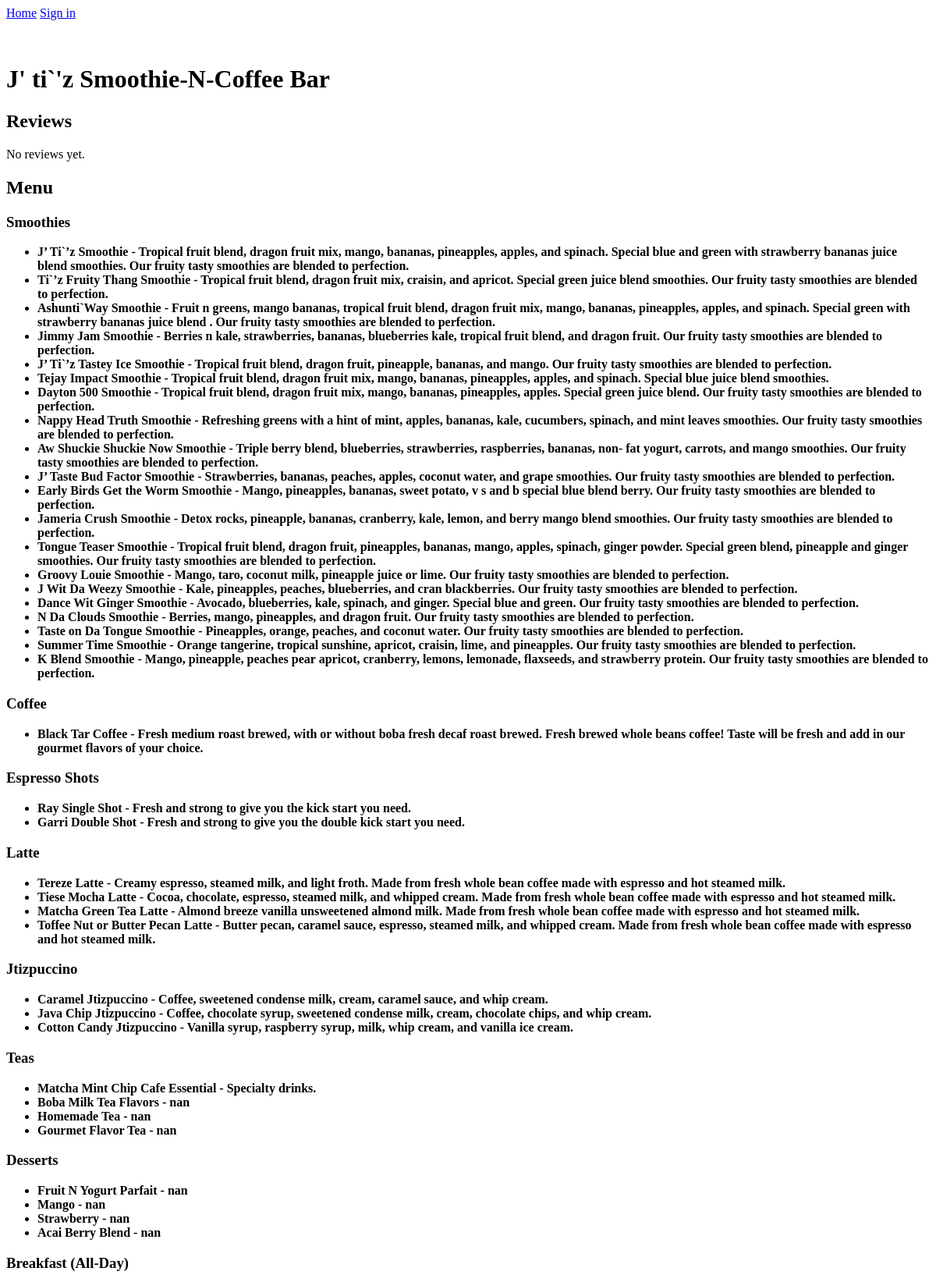
Screenshot of /restaurant/2 (upper part) with the database file from the repository.
### tables this page shows
CREATE TABLE restaurants (
    restaurant_id INTEGER PRIMARY KEY AUTOINCREMENT,
    name TEXT NOT NULL,
    category_id INTEGER,
    price_range TEXT,
    full_address TEXT,
    city TEXT,
    state TEXT,
    latitude REAL,
    longitude REAL,
    avg_rating REAL DEFAULT 0.00,
    total_reviews INTEGER DEFAULT 0,
    FOREIGN KEY (category_id) REFERENCES categories(category_id)
);

CREATE TABLE menu_items (
    item_id INTEGER PRIMARY KEY AUTOINCREMENT,
    restaurant_id INTEGER NOT NULL,
    menu_category_id INTEGER,
    name TEXT NOT NULL,
    description TEXT,
    price REAL,
    avg_rating REAL DEFAULT 0.00,
    total_reviews INTEGER DEFAULT 0,
    FOREIGN KEY (restaurant_id) REFERENCES restaurants(restaurant_id),
    FOREIGN KEY (menu_category_id) REFERENCES menu_categories(menu_category_id)
);

CREATE TABLE menu_categories (
    menu_category_id INTEGER PRIMARY KEY AUTOINCREMENT,
    restaurant_id INTEGER NOT NULL,
    name TEXT NOT NULL,
    FOREIGN KEY (restaurant_id) REFERENCES restaurants(restaurant_id)
);

### web/app.py (the view)
@app.route("/restaurant/<int:rid>")
def restaurant(rid):
    restaurant = db.get_restaurant_by_id(rid)
    menu = db.get_menu_by_restaurant(rid)
    reviews = db.get_reviews_for_restaurant(rid)
    menu_sections = {}
    for i in menu:
        sec = i.get("section") or "General"
        menu_sections.setdefault(sec, []).append(i)
    if not restaurant:
        flash("Restaurant not found.", "error")
        return redirect(url_for('home'))
    return render_template('restaurant.html', restaurant=restaurant, menu_sections=menu_sections, reviews=reviews)

### sqlQueries.py (called while the page is built)
def get_connection() -> sqlite3.Connection:
    conn = sqlite3.connect(DB_PATH)
    conn.row_factory = lambda cur, row: {
        col[0]: row[idx] for idx, col in enumerate(cur.description)
    } if cur.description else row
    conn.execute("PRAGMA foreign_keys = ON")
    return conn

def get_restaurant_by_id(rid: int) -> Optional[Dict]:
    try:
        with get_connection() as conn:
            cur = conn.execute("SELECT * FROM restaurants WHERE restaurant_id = ?", (rid,))
        return cur.fetchone()
    except sqlite3.Error as e:
        print(f"Error fetching restaurant by ID: {e}")
        return None
    finally:
        if conn:
            conn.close()

def get_menu_by_restaurant(rid: int) -> List[Dict]:
    try:
        with get_connection() as conn:
            cur = conn.execute("""
                SELECT mi.item_id, mi.name, mi.description, mi.price, mi.avg_rating, mi.total_reviews, mc.name AS section
                FROM menu_items mi
                INNER JOIN menu_categories mc ON mi.menu_category_id = mc.menu_category_id
                WHERE mi.restaurant_id = ?
            """,
            (rid,))
        return cur.fetchall()
    except sqlite3.Error as e:
        print(f"Error fetching menu items: {e}")
        return []
    finally:
        if conn:
            conn.close()

def get_reviews_for_restaurant(restaurant_id: int) -> List[Dict]:
    try:
        with get_connection() as conn:
            cur = conn.execute("""
                SELECT r.review_id, r.rating, r.title, r.content, u.username, u.user_id
                FROM restaurant_reviews r
                JOIN users u ON r.user_id = u.user_id
                WHERE r.restaurant_id = ?
            """,
            (restaurant_id,),
        )
        return cur.fetchall()
    except sqlite3.Error as e:
        print(f"Error geting reviews for restaurant: {e}")
        return []

### web/app.py (called while the page is built)
def current_user():
    return session.get("user")

@app.context_processor
def inject_user():
    return {"user": current_user()}

### web/templates/restaurant.html (shortened to what this page needs)
{% extends "base.html" %}
{% block content %}
<div class="restaurant-container" style="padding-top:36px;padding-bottom:56px">
    <h1>{{ restaurant.name }}</h1>
    <h2>Reviews</h2>
    {% if reviews %}
        <ul>
            {% for review in reviews %}
                <li>
                    <strong>{{ review.username }}</strong> rated it {{ review.rating }}/5 - {{ review.content }}
                </li>
            {% endfor %}
        </ul>
    {% else %}
        <p>No reviews yet.</p>
    {% endif %}
    <h2>Menu</h2>
    {% if menu_sections %}
        {% for sect, items in menu_sections.items() %}
            <h3>{{ sect }}</h3>
            <ul>
                {% for item in items %}
                    <li>
                        <strong>{{ item.name }} - {{item.description}}</strong>
                    </li>
                {% endfor %}
            </ul>
        {% endfor %}
    {% else %}
        <p>No menu items available.</p>
    {% endif %}
</div>
{% endblock %}

### web/static/styles.css (style rules this page uses)
:root { --tan: #D4C4B0; --star: #F5A623; --transition: all .2s ease; }

### rows the page displays
restaurants: name "J' ti`'z Smoothie-N-Coffee Bar"
menu_items: name "Smoothies", name "J’ Ti`’z Smoothie", description "Tropical fruit blend, dragon fruit mix, mango, bananas, pineapples, apples, and spinach. Special blue and green with strawberry bananas juice blend smoothies. Our fruity tasty smoothies are blended to perfection."
menu_items: name "Ti`’z Fruity Thang Smoothie", description "Tropical fruit blend, dragon fruit mix, craisin, and apricot. Special green juice blend smoothies. Our fruity tasty smoothies are blended to perfection."
menu_items: name "Ashunti`Way Smoothie", description "Fruit n greens, mango bananas, tropical fruit blend, dragon fruit mix, mango, bananas, pineapples, apples, and spinach. Special green with strawberry bananas juice blend . Our fruity tasty smoothies are blended to perfection."
menu_items: name "Jimmy Jam Smoothie", description "Berries n kale, strawberries, bananas, blueberries kale, tropical fruit blend, and dragon fruit. Our fruity tasty smoothies are blended to perfection."
menu_items: name "J’ Ti`’z Tastey Ice Smoothie", description "Tropical fruit blend, dragon fruit, pineapple, bananas, and mango. Our fruity tasty smoothies are blended to perfection."
menu_items: name "Tejay Impact Smoothie", description "Tropical fruit blend, dragon fruit mix, mango, bananas, pineapples, apples, and spinach. Special blue juice blend smoothies."
menu_items: name "Dayton 500 Smoothie", description "Tropical fruit blend, dragon fruit mix, mango, bananas, pineapples, apples. Special green juice blend. Our fruity tasty smoothies are blended to perfection."
menu_items: name "Nappy Head Truth Smoothie", description "Refreshing greens with a hint of mint, apples, bananas, kale, cucumbers, spinach, and mint leaves smoothies. Our fruity tasty smoothies are blended to perfection."
menu_items: name "Aw Shuckie Shuckie Now Smoothie", description "Triple berry blend, blueberries, strawberries, raspberries, bananas, non- fat yogurt, carrots, and mango smoothies. Our fruity tasty smoothies are blended to perfection."
menu_items: name "J’ Taste Bud Factor Smoothie", description "Strawberries, bananas, peaches, apples, coconut water, and grape smoothies. Our fruity tasty smoothies are blended to perfection."
menu_items: name "Early Birds Get the Worm Smoothie", description "Mango, pineapples, bananas, sweet potato, v s and b special blue blend berry. Our fruity tasty smoothies are blended to perfection."
menu_items: name "Jameria Crush Smoothie", description "Detox rocks, pineapple, bananas, cranberry, kale, lemon, and berry mango blend smoothies. Our fruity tasty smoothies are blended to perfection."
menu_items: name "Tongue Teaser Smoothie", description "Tropical fruit blend, dragon fruit, pineapples, bananas, mango, apples, spinach, ginger powder. Special green blend, pineapple and ginger smoothies. Our fruity tasty smoothies are blended to perfection."
menu_items: name "Groovy Louie Smoothie", description "Mango, taro, coconut milk, pineapple juice or lime. Our fruity tasty smoothies are blended to perfection."
menu_items: name "J Wit Da Weezy Smoothie", description "Kale, pineapples, peaches, blueberries, and cran blackberries. Our fruity tasty smoothies are blended to perfection."
menu_items: name "Dance Wit Ginger Smoothie", description "Avocado, blueberries, kale, spinach, and ginger. Special blue and green. Our fruity tasty smoothies are blended to perfection."
menu_items: name "N Da Clouds Smoothie", description "Berries, mango, pineapples, and dragon fruit. Our fruity tasty smoothies are blended to perfection."
menu_items: name "Taste on Da Tongue Smoothie", description "Pineapples, orange, peaches, and coconut water. Our fruity tasty smoothies are blended to perfection."
menu_items: name "Summer Time Smoothie", description "Orange tangerine, tropical sunshine, apricot, craisin, lime, and pineapples. Our fruity tasty smoothies are blended to perfection."
menu_items: name "K Blend Smoothie", description "Mango, pineapple, peaches pear apricot, cranberry, lemons, lemonade, flaxseeds, and strawberry protein. Our fruity tasty smoothies are blended to perfection."
menu_items: name "Coffee", name "Black Tar Coffee", description "Fresh medium roast brewed, with or without boba fresh decaf roast brewed. Fresh brewed whole beans coffee! Taste will be fresh and add in our gourmet flavors of your choice."
menu_items: name "Espresso Shots", name "Ray Single Shot", description "Fresh and strong to give you the kick start you need."
menu_items: name "Garri Double Shot", description "Fresh and strong to give you the double kick start you need."
menu_items: name "Latte", name "Tereze Latte", description "Creamy espresso, steamed milk, and light froth. Made from fresh whole bean coffee made with espresso and hot steamed milk."
menu_items: name "Tiese Mocha Latte", description "Cocoa, chocolate, espresso, steamed milk, and whipped cream. Made from fresh whole bean coffee made with espresso and hot steamed milk."
menu_items: name "Matcha Green Tea Latte", description "Almond breeze vanilla unsweetened almond milk. Made from fresh whole bean coffee made with espresso and hot steamed milk."
menu_items: name "Toffee Nut or Butter Pecan Latte", description "Butter pecan, caramel sauce, espresso, steamed milk, and whipped cream. Made from fresh whole bean coffee made with espresso and hot steamed milk."
menu_items: name "Jtizpuccino", name "Caramel Jtizpuccino", description "Coffee, sweetened condense milk, cream, caramel sauce, and whip cream."
menu_items: name "Java Chip Jtizpuccino", description "Coffee, chocolate syrup, sweetened condense milk, cream, chocolate chips, and whip cream."
menu_items: name "Cotton Candy Jtizpuccino", description "Vanilla syrup, raspberry syrup, milk, whip cream, and vanilla ice cream."
menu_items: name "Teas", name "Matcha Mint Chip Cafe Essential", description "Specialty drinks."
menu_items: name "Boba Milk Tea Flavors", description "nan"
menu_items: name "Homemade Tea", description "nan"
menu_items: name "Gourmet Flavor Tea", description "nan"
menu_items: name "Desserts", name "Fruit N Yogurt Parfait", description "nan"
menu_items: name "Mango", description "nan"
menu_items: name "Strawberry", description "nan"
menu_items: name "Acai Berry Blend", description "nan"
menu_items: name "Breakfast (All-Day)"
